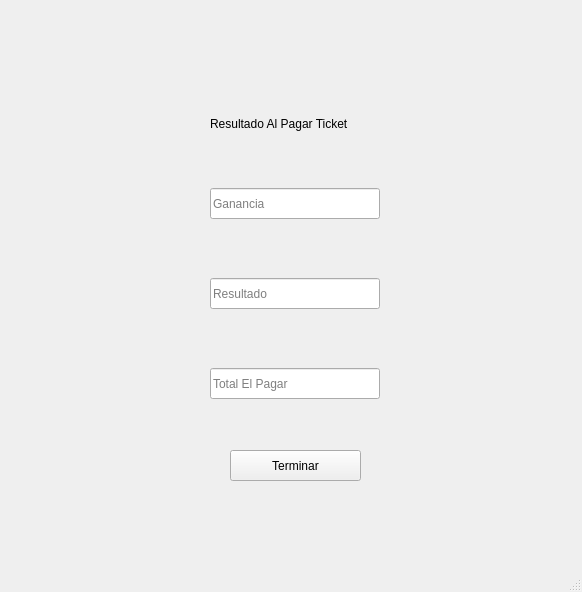
<?xml version="1.0" encoding="UTF-8"?>
<ui version="4.0">
 <class>MainWindow</class>
 <widget class="QMainWindow" name="MainWindow">
  <property name="geometry">
   <rect>
    <x>0</x>
    <y>0</y>
    <width>582</width>
    <height>592</height>
   </rect>
  </property>
  <property name="windowTitle">
   <string>Resultado Pagar Ticket</string>
  </property>
  <widget class="QWidget" name="centralwidget">
   <widget class="QLineEdit" name="ganancia">
    <property name="geometry">
     <rect>
      <x>210</x>
      <y>188</y>
      <width>170</width>
      <height>31</height>
     </rect>
    </property>
    <property name="styleSheet">
     <string notr="true"/>
    </property>
    <property name="readOnly">
     <bool>true</bool>
    </property>
    <property name="placeholderText">
     <string>Ganancia</string>
    </property>
   </widget>
   <widget class="QLineEdit" name="resultado">
    <property name="geometry">
     <rect>
      <x>210</x>
      <y>278</y>
      <width>170</width>
      <height>31</height>
     </rect>
    </property>
    <property name="readOnly">
     <bool>true</bool>
    </property>
    <property name="placeholderText">
     <string>Resultado</string>
    </property>
   </widget>
   <widget class="QLineEdit" name="total_elpagar">
    <property name="geometry">
     <rect>
      <x>210</x>
      <y>368</y>
      <width>170</width>
      <height>31</height>
     </rect>
    </property>
    <property name="readOnly">
     <bool>true</bool>
    </property>
    <property name="placeholderText">
     <string>Total El Pagar</string>
    </property>
   </widget>
   <widget class="QLabel" name="label">
    <property name="geometry">
     <rect>
      <x>210</x>
      <y>108</y>
      <width>221</width>
      <height>31</height>
     </rect>
    </property>
    <property name="styleSheet">
     <string notr="true">font: 12pt &quot;MS Shell Dlg 2&quot;;</string>
    </property>
    <property name="text">
     <string>Resultado Al Pagar Ticket</string>
    </property>
   </widget>
   <widget class="QPushButton" name="terminar_boton">
    <property name="geometry">
     <rect>
      <x>230</x>
      <y>450</y>
      <width>131</width>
      <height>31</height>
     </rect>
    </property>
    <property name="styleSheet">
     <string notr="true">font: 10pt &quot;MS Shell Dlg 2&quot;;</string>
    </property>
    <property name="text">
     <string>Terminar</string>
    </property>
   </widget>
  </widget>
  <widget class="QStatusBar" name="statusbar"/>
 </widget>
 <resources/>
 <connections/>
</ui>
